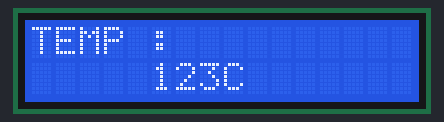
Bench run of a sketch on a simulated Arduino Uno, built with avr-gcc and run on an emulated ATmega328P. Parts: 16×2 character LCD.

Above: at 0.1 s.
At 2.2 s:
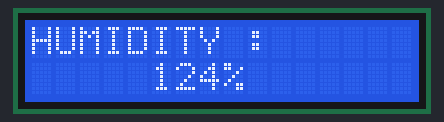
At 4.2 s:
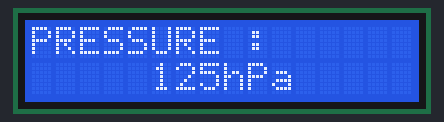

Measured:
- by itself, everything shown: repeats every 6.1 s, in 3 steps
- what the display in image 1 shows lasts 2.0 s, from 2.1 s to 4.1 s

The sketch:

LCD.print.ino
```cpp
#include <LiquidCrystal_I2C.h>
#include <Wire.h>

LiquidCrystal_I2C lcd (0x3F, 16, 2);
int abc = 123;


void setup() {
  lcd.begin ();
  lcd.clear ();
}

void loop() {
    lcd.clear();
    lcd.setCursor (0,0);
    lcd.print ("TEMP : ");
    lcd.setCursor (4,1);
    lcd.print (" "+ String(abc) + "C");
    delay (2000);

    lcd.clear();
    lcd.setCursor (0,0);
    lcd.print ("HUMIDITY : ");
    lcd.setCursor (4,1);
    lcd.print (" " + String(abc + 1) +"%");
    delay (2000);

    lcd.clear();
    lcd.setCursor (0,0);
    lcd.print ("PRESSURE : ");
    lcd.setCursor (4,1);
    lcd.print (" "+ String(abc + 2) + "hPa");
    delay (2000);
}
```
